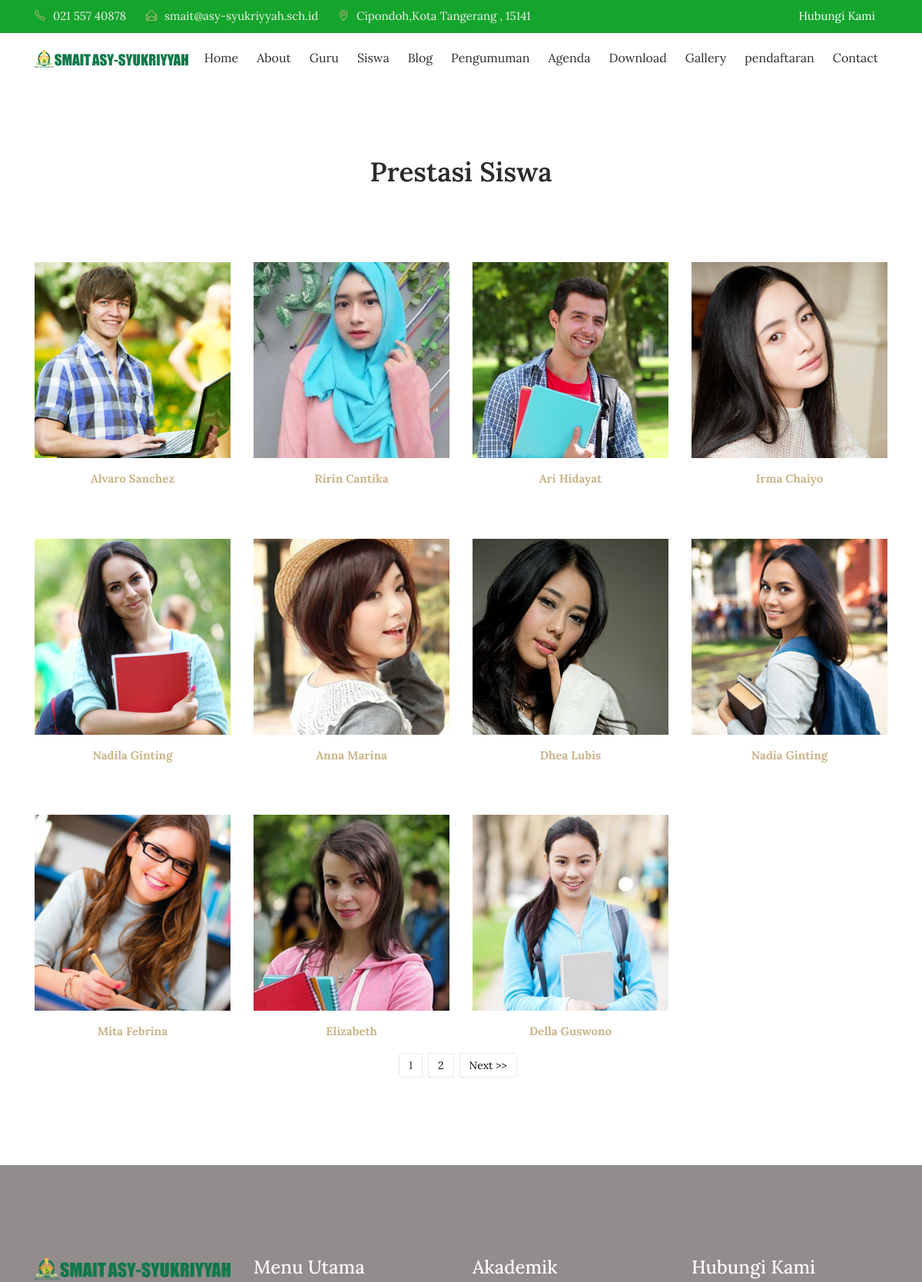
Before: /index.php/siswa (upper part) with the older database file.
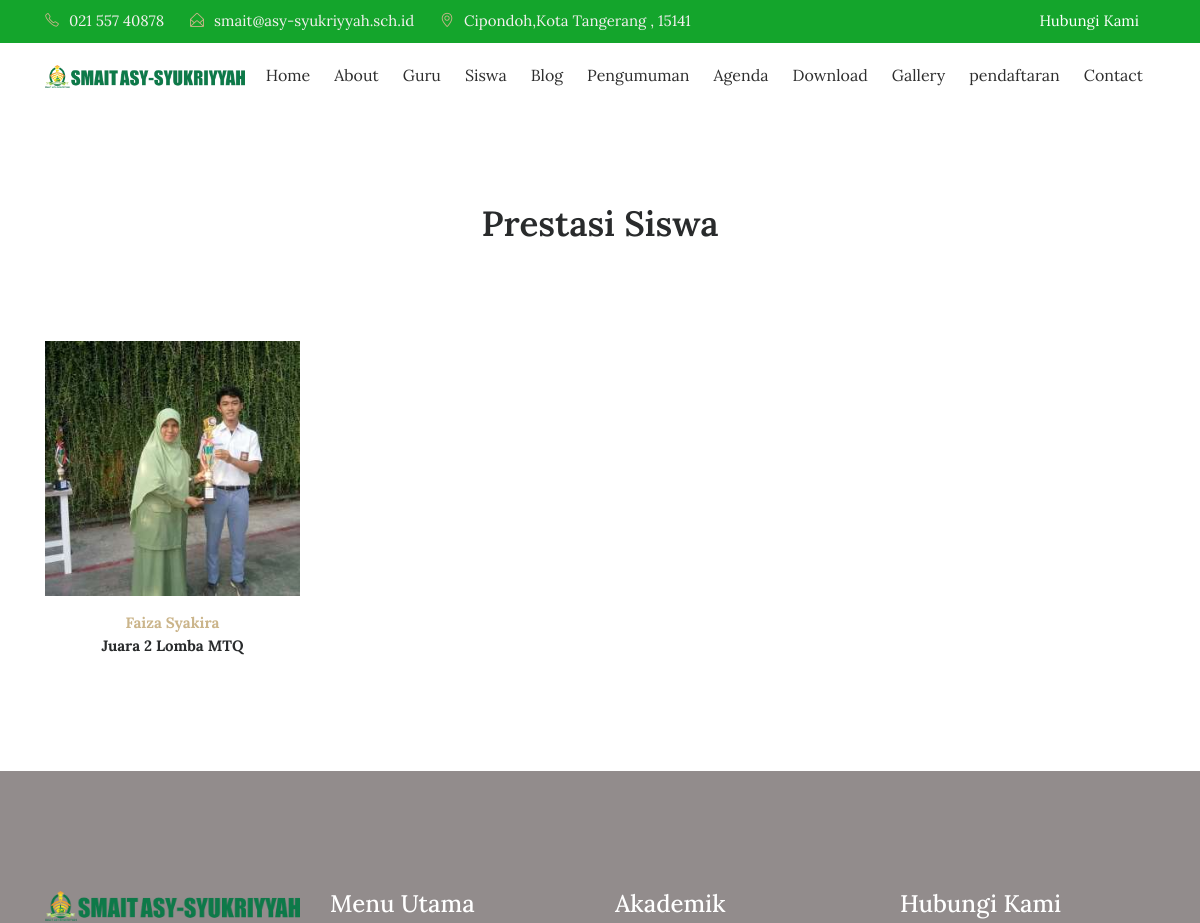
After: the same page with the newer database file.
### tables this page shows
CREATE TABLE `tbl_siswa` (
  `siswa_id` int(11) NOT NULL,
  `siswa_nis` varchar(20) DEFAULT NULL,
  `siswa_nama` varchar(70) DEFAULT NULL,
  `siswa_jenkel` varchar(2) DEFAULT NULL,
  `siswa_prestasi` varchar(50) DEFAULT NULL,
  `siswa_photo` varchar(40) DEFAULT NULL
);

### index.php (called while the page is built, shortened)
<?php
require_once BASEPATH.'core/CodeIgniter.php';

### application/models/M_siswa.php (called while the page is built, shortened)
<?php
class M_siswa extends CI_Model{
	function siswa_perpage($offset,$limit){
		$hsl=$this->db->query("SELECT * FROM tbl_siswa");
		return $hsl;
	}
}

### application/views/depan/v_siswa.php (the view, shortened to what the changed rows need)
<!DOCTYPE html>
<html lang="en">
<head>
    <link rel="stylesheet" href="<?php echo base_url().'theme/css/bootstrap.min.css'?>">
    <link rel="stylesheet" href="<?php echo base_url().'theme/css/font-awesome.min.css'?>">
    <link rel="stylesheet" href="<?php echo base_url().'theme/css/simple-line-icons.css'?>">
    <link rel="stylesheet" href="<?php echo base_url().'theme/css/slick.css'?>">
    <link rel="stylesheet" href="<?php echo base_url().'theme/css/slick-theme.css'?>">
    <link rel="stylesheet" href="<?php echo base_url().'theme/css/owl.carousel.min.css'?>">
    <link href="<?php echo base_url().'theme/css/style.css'?>" rel="stylesheet">
</head>
<body>
    <section class="our-teachers">
        <div class="container">
            <div class="row">
                <div class="col-md-12">
                    <h2 class="mb-5">Prestasi Siswa</h2>
                </div>
            </div>
            <div class="row">
                <?php foreach ($data->result() as $row) : ?>
                    <div class="col-xs-12 col-sm-6 col-md-3">
                        <div class="admission_insruction">
                          <?php if(empty($row->siswa_photo)):?>
                            <img src="<?php echo base_url().'assets/images/blank.png';?>" class="img-fluid" alt="#">
                          <?php else:?>
                            <img src="<?php echo base_url().'assets/images/'.$row->siswa_photo;?>" class="img-fluid" alt="#">
                          <?php endif;?>
                            <p class="text-center mt-3"><span><?php echo $row->siswa_nama;?></span>
                                <br>
                                <?php echo $row->siswa_prestasi;?></p>
                        </div>
                    </div>
                <?php endforeach;?>
              </div>
            <nav><?php echo $page;?></nav>
        </div>
    </section>
</body>
</html>

Changed rows visible on the page:
removed tbl_siswa: siswa_photo (picture), siswa_nama "Alvaro Sanchez"
removed tbl_siswa: siswa_photo (picture), siswa_nama "Ririn Cantika"
removed tbl_siswa: siswa_photo (picture), siswa_nama "Ari Hidayat"
removed tbl_siswa: siswa_photo (picture), siswa_nama "Irma Chaiyo"
removed tbl_siswa: siswa_photo (picture), siswa_nama "Nadila Ginting"
removed tbl_siswa: siswa_photo (picture), siswa_nama "Anna Marina"
removed tbl_siswa: siswa_photo (picture), siswa_nama "Dhea Lubis"
removed tbl_siswa: siswa_photo (picture), siswa_nama "Nadia Ginting"
removed tbl_siswa: siswa_photo (picture), siswa_nama "Mita Febrina"
removed tbl_siswa: siswa_photo (picture), siswa_nama "Elizabeth"
removed tbl_siswa: siswa_photo (picture), siswa_nama "Della Guswono"
added tbl_siswa: siswa_photo (picture), siswa_nama "Faiza Syakira", siswa_prestasi "Juara 2 Lomba MTQ"
Other visible differences:
$page: "1 2 Next >>" → (not shown)
